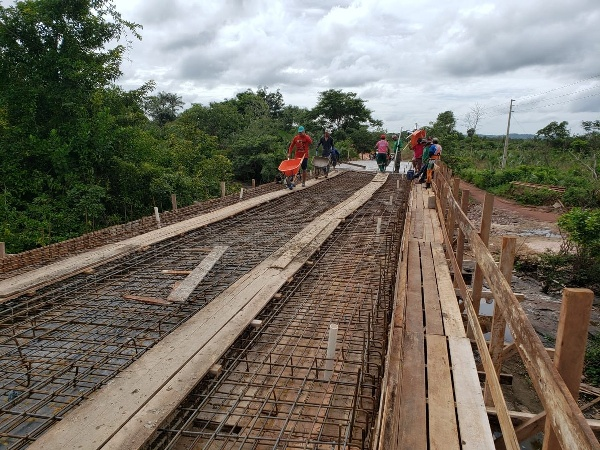
#> input picture src/ponte.jpg, 600 x 450 px
$ python Atividade31.py   (older library calls are emulated)
#> lines starting #> are read from the running program, lines starting #| are printed output that depends on the picture
import numpy as np
import cv2


img = cv2.imread('ponte.jpg')
#> img is the input picture: shape (450, 600, 3); mean B, G, R 100.2, 111.5, 117
img = cv2.cvtColor(img, cv2.COLOR_BGR2GRAY)
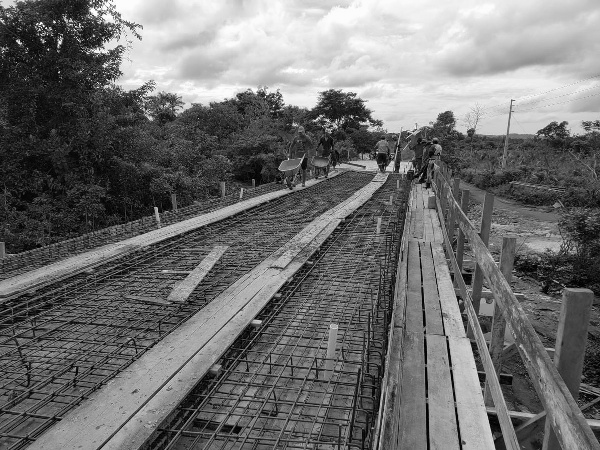
#> img: shape (450, 600); min 0, max 254, mean 111.8
lap = cv2.Laplacian(img, cv2.CV_64F)
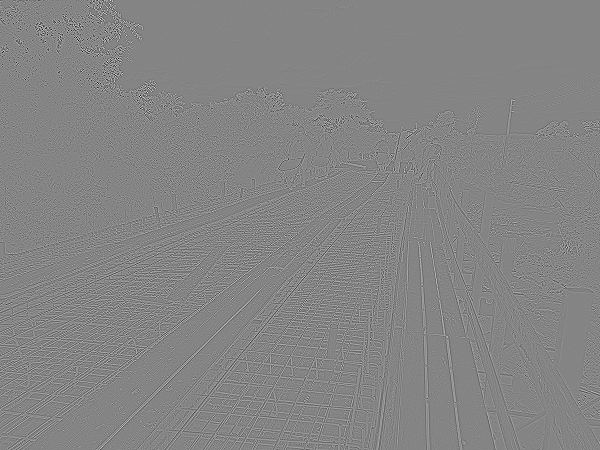
#> lap: shape (450, 600) float64; min -784, max 722, mean 0; drawn with min black and max white
lap = np.uint8(np.absolute(lap))
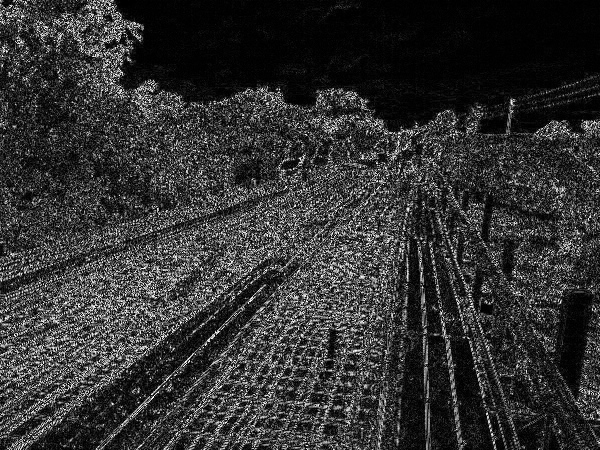
#> lap: shape (450, 600); min 0, max 255, mean 50.6
resultado = np.vstack([img, lap])
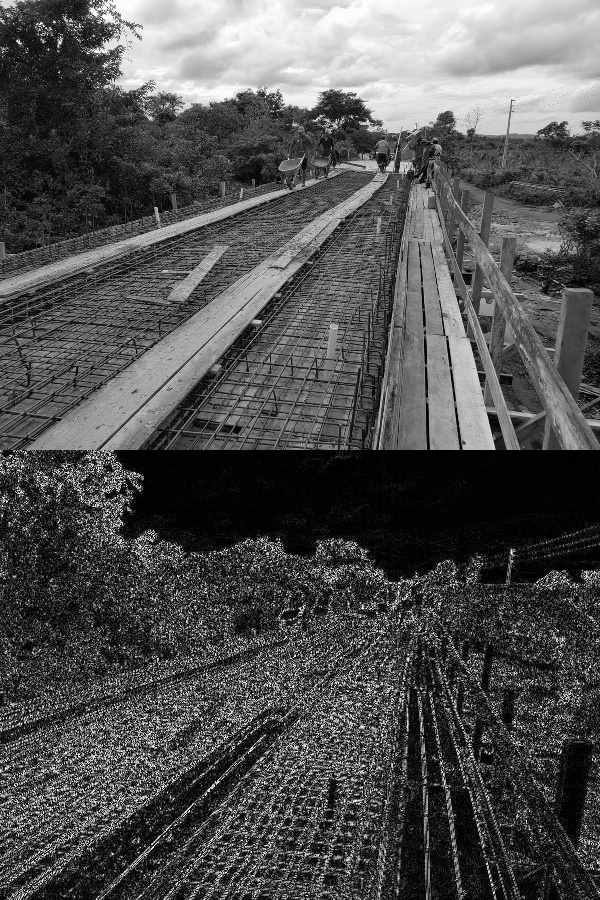
#> resultado: shape (900, 600); min 0, max 255, mean 81.2
cv2.imshow("Filtro Laplaciano", resultado)
cv2.waitKey(0)

$ run again, with src/Cris.jpg copied over src/ponte.jpg
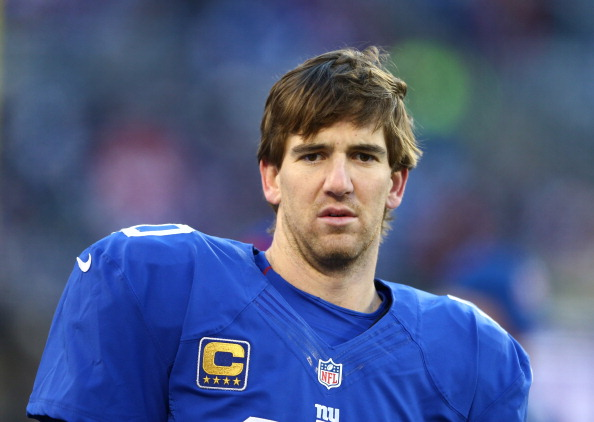
#> input picture src/Cris.jpg, 594 x 422 px
#> img is the input picture: shape (422, 594, 3); mean B, G, R 131.2, 89.4, 76.5
#> img: shape (422, 594)
#> `lap = np.uint8(np.absolute(lap))`:
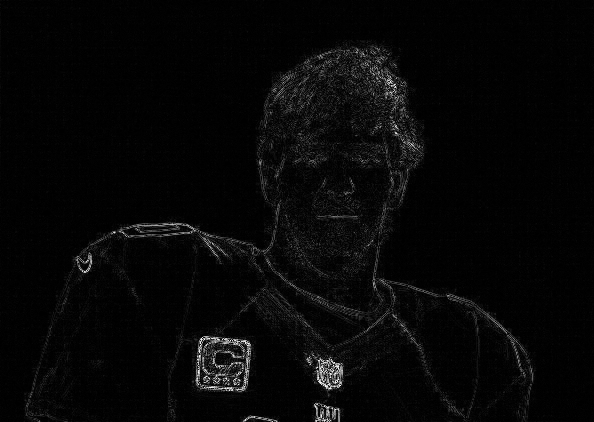
#> lap: shape (422, 594); min 0, max 255, mean 7
#> `resultado = np.vstack([img, lap])`:
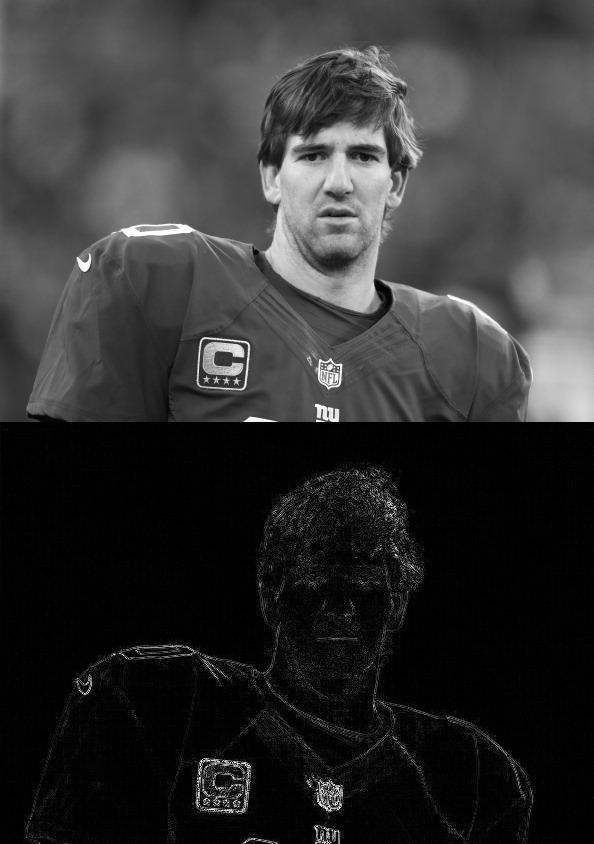
#> resultado: shape (844, 594); min 0, max 255, mean 48.7
